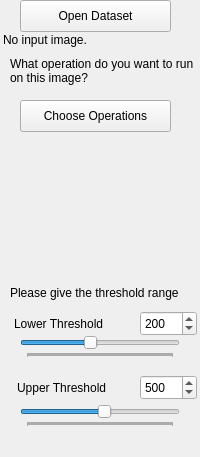
      <widget class="QWidget" name="step1">
       <property name="geometry">
        <rect>
         <x>0</x>
         <y>0</y>
         <width>200</width>
         <height>457</height>
        </rect>
       </property>
       <attribute name="label">
        <string>Step 1: Loading Images</string>
       </attribute>
       <widget class="QToolButton" name="openButton">
        <property name="geometry">
         <rect>
          <x>20</x>
          <y>0</y>
          <width>151</width>
          <height>32</height>
         </rect>
        </property>
        <property name="text">
         <string>Open Dataset</string>
        </property>
        <property name="popupMode">
         <enum>QToolButton::InstantPopup</enum>
        </property>
        <property name="toolButtonStyle">
         <enum>Qt::ToolButtonTextBesideIcon</enum>
        </property>
        <property name="arrowType">
         <enum>Qt::NoArrow</enum>
        </property>
       </widget>
       <widget class="QWidget" name="methodSelectionWidget" native="true">
        <property name="geometry">
         <rect>
          <x>0</x>
          <y>50</y>
          <width>211</width>
          <height>131</height>
         </rect>
        </property>
        <widget class="QLabel" name="label">
         <property name="geometry">
          <rect>
           <x>10</x>
           <y>0</y>
           <width>191</width>
           <height>41</height>
          </rect>
         </property>
         <property name="text">
          <string>What operation do you want to run on this image? </string>
         </property>
         <property name="wordWrap">
          <bool>true</bool>
         </property>
        </widget>
        <widget class="QToolButton" name="chooseOperationButton">
         <property name="geometry">
          <rect>
           <x>20</x>
           <y>50</y>
           <width>151</width>
           <height>32</height>
          </rect>
         </property>
         <property name="text">
          <string>Choose Operations</string>
         </property>
         <property name="popupMode">
          <enum>QToolButton::InstantPopup</enum>
         </property>
         <property name="toolButtonStyle">
          <enum>Qt::ToolButtonTextBesideIcon</enum>
         </property>
         <property name="arrowType">
          <enum>Qt::NoArrow</enum>
         </property>
        </widget>
       </widget>
       <widget class="QWidget" name="thresholdWidget" native="true">
        <property name="geometry">
         <rect>
          <x>0</x>
          <y>260</y>
          <width>201</width>
          <height>181</height>
         </rect>
        </property>
        <widget class="QSlider" name="upperThresholdSlider_2">
         <property name="geometry">
          <rect>
           <x>20</x>
           <y>145</y>
           <width>160</width>
           <height>22</height>
          </rect>
         </property>
         <property name="minimum">
          <number>-1200</number>
         </property>
         <property name="maximum">
          <number>2000</number>
         </property>
         <property name="value">
          <number>500</number>
         </property>
         <property name="orientation">
          <enum>Qt::Horizontal</enum>
         </property>
         <property name="tickPosition">
          <enum>QSlider::TicksBelow</enum>
         </property>
         <property name="tickInterval">
          <number>20</number>
         </property>
        </widget>
        <widget class="QLabel" name="label_8">
         <property name="geometry">
          <rect>
           <x>17</x>
           <y>120</y>
           <width>111</width>
           <height>16</height>
          </rect>
         </property>
         <property name="text">
          <string>Upper Threshold</string>
         </property>
        </widget>
        <widget class="QLabel" name="label_7">
         <property name="geometry">
          <rect>
           <x>14</x>
           <y>56</y>
           <width>111</width>
           <height>16</height>
          </rect>
         </property>
         <property name="text">
          <string>Lower Threshold</string>
         </property>
        </widget>
        <widget class="QSlider" name="lowerThresholdSlider_2">
         <property name="geometry">
          <rect>
           <x>20</x>
           <y>76</y>
           <width>160</width>
           <height>22</height>
          </rect>
         </property>
         <property name="minimum">
          <number>-1200</number>
         </property>
         <property name="maximum">
          <number>2000</number>
         </property>
         <property name="value">
          <number>200</number>
         </property>
         <property name="orientation">
          <enum>Qt::Horizontal</enum>
         </property>
         <property name="tickPosition">
          <enum>QSlider::TicksBelow</enum>
         </property>
         <property name="tickInterval">
          <number>20</number>
         </property>
        </widget>
        <widget class="QSpinBox" name="upperThresholdSpin_2">
         <property name="geometry">
          <rect>
           <x>140</x>
           <y>115</y>
           <width>57</width>
           <height>25</height>
          </rect>
         </property>
         <property name="minimum">
          <number>-1200</number>
         </property>
         <property name="maximum">
          <number>2000</number>
         </property>
         <property name="value">
          <number>500</number>
         </property>
        </widget>
        <widget class="QSpinBox" name="lowerThresholdSpin_2">
         <property name="geometry">
          <rect>
           <x>140</x>
           <y>51</y>
           <width>57</width>
           <height>25</height>
          </rect>
         </property>
         <property name="minimum">
          <number>-1200</number>
         </property>
         <property name="maximum">
          <number>2000</number>
         </property>
         <property name="value">
          <number>200</number>
         </property>
        </widget>
        <widget class="QPushButton" name="nextstepBotton1">
         <property name="geometry">
          <rect>
           <x>100</x>
           <y>195</y>
           <width>91</width>
           <height>32</height>
          </rect>
         </property>
         <property name="text">
          <string>Next Step&gt;</string>
         </property>
        </widget>
        <widget class="QLabel" name="label_11">
         <property name="geometry">
          <rect>
           <x>10</x>
           <y>17</y>
           <width>191</width>
           <height>31</height>
          </rect>
         </property>
         <property name="text">
          <string>Please give the threshold range</string>
         </property>
         <property name="wordWrap">
          <bool>true</bool>
         </property>
        </widget>
       </widget>
       <widget class="QLabel" name="imageSummary">
        <property name="geometry">
         <rect>
          <x>3</x>
          <y>30</y>
          <width>201</width>
          <height>20</height>
         </rect>
        </property>
        <property name="text">
         <string>No input image.</string>
        </property>
        <property name="wordWrap">
         <bool>true</bool>
        </property>
       </widget>
      </widget>
